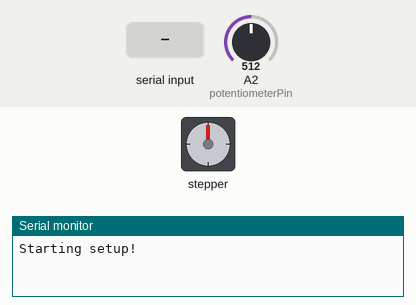
This sketch was run on a simulated Arduino Uno, built with avr-gcc and run on an emulated ATmega328P. Parts: stepper motor, the last lines printed to the serial monitor. The inputs (shaded band) are chosen by the test bench; at power-on: A2 (potentiometerPin) = 512. Stepper angles assume 200 steps per turn.

Above: at 1.2 s.
1.3 s: "g" received over Serial
At 2.46 s:
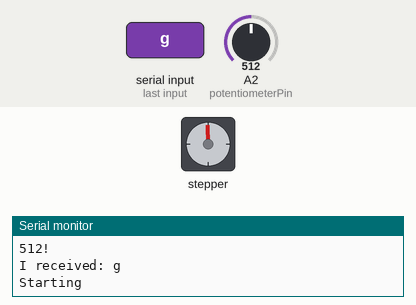
At 3.06 s:
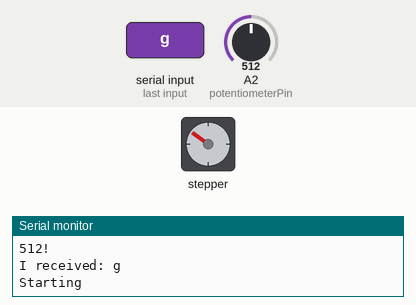
4.3 s: "r" received over Serial
7.3 s: "b" received over Serial
9.8 s: "f" received over Serial
At 11.4 s:
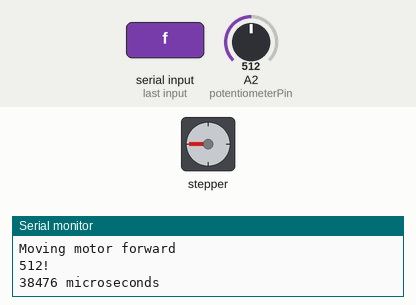
Timing chart, 0 to 12.9 s (numbered marks = the images above; inputs shaded):
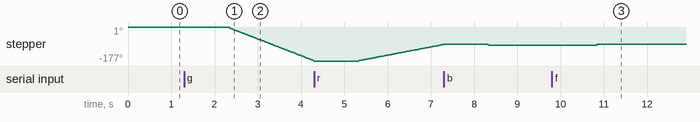

Measured:
- after the input at 1.3 s, stepper: keeps turning counter-clockwise at about 89°/s, starting after 1.0 s
- after the input at 9.8 s, stepper: goes -94° 0.03 s, then -90°, starting after 1.0 s

The sketch:

SerialBrushTest3.ino
```cpp
#include<Uduino.h>
Uduino uduino("myBrushArduino"); // Declare and name your object

#include <Wire.h>
#include <Adafruit_MotorShield.h>

int potentiometerPin = 2;
int potentiometerValue = 0;

// Create the motor shield object with the default I2C address
Adafruit_MotorShield AFMS = Adafruit_MotorShield();
// Connect a stepper motor with 200 steps per revolution (1.8 degree)
// to motor port #2 (M3 and M4)
Adafruit_StepperMotor *myMotor = AFMS.getStepper(200, 2);

int currentState = 0; //0 = not running, 1=running, 2=sweep complete, 3=return to start, 4 = return to start complete, 5 = released, 6 = stuck
int currentStrokeCounter = 0;
int motorSpeed = 20;
int stepsPerCycle = 10;
int incomingByte = 0;

//const int potArraySize = 6;
//int potArray[potArraySize] = new int[6];

const int sweepMax = 634;
const int sweepMin = 371;
const int sweepHoldPosition = 306;
const int strokesToDo = 20;
const int minimumDelay = 20; //in milliseconds
uint8_t sweepDirection = BACKWARD;

void setup()
{

  Serial.begin(9600);
    Serial.println("Starting setup!");
//  uduino.addCommand("resetBrush", resetBrush);
//  uduino.addCommand("brushSequence", brushSequence);
//  uduino.addCommand("stroke", stroke);
//  uduino.addCommand("strokeCycle", strokeCycle);
//  uduino.addCommand("releaseMotor", releaseMotor);
//  uduino.addCommand("setValues", setValues);
//
    AFMS.begin();  // create with the default frequency 1.6KHz
    myMotor->setSpeed(motorSpeed);
}

void loop()
{
    long time1 = micros();
    potentiometerValue = analogRead(potentiometerPin);
//  uduino.update();

//  if (uduino.isConnected()) {
//    Serial.print(potentiometerValue);
//    Serial.println("!");
//  }

  if (Serial.available() > 0)
  {
    Serial.print(potentiometerValue);
    Serial.println("!");

    String tempString = Serial.readString(); // read the incoming string:
    Serial.print("I received: ");
    Serial.println(tempString);

    if (tempString == "b")
    {
        currentState = 0;
        Serial.println("Moving motor backward");
        long time1 = micros();
        myMotor->step(5, BACKWARD, INTERLEAVE);
        long time2 = micros();
        long delta = time2 - time1;
        potentiometerValue = analogRead(potentiometerPin);
        Serial.print(potentiometerValue);
        Serial.println("!");
        Serial.print(delta);
        Serial.println(" microseconds");
    }
    if (tempString == "f")
    {
        currentState = 0;
        Serial.println("Moving motor forward");
        long time1 = micros();
        myMotor->step(5, FORWARD, INTERLEAVE);
        long time2 = micros();
        long delta = time2 - time1;
        potentiometerValue = analogRead(potentiometerPin);
        Serial.print(potentiometerValue);
        Serial.println("!");
        Serial.print(delta);
        Serial.println(" microseconds");
    }
    if (tempString == "s")
    {
        Serial.println("Stopping");
        currentState = 0;
    }
    if (tempString == "g")
    {
        Serial.println("Starting");
        brushSequence ();
    }
    if (tempString == "r")
    {
        Serial.println("Returning");
        returnToStart ();
    }
    if (tempString == "c")
    {
        Serial.println("Releasing");
        releaseMotor ();
    }

  }


  if (currentState == 1)
  {
      progressStepper();
  }
  if (currentState == 3)
  {
      progressToStart();
  }

  long time2 = micros();
  long deltaMilliseconds =  (time2 - time1)/1000; //delta in milliseconds instead of microseconds


  if (deltaMilliseconds < minimumDelay)
  {
      unsigned long delayDiff = minimumDelay - deltaMilliseconds;
      delay(delayDiff);
  }

  // delay(10); // Delay of your choice or to match Unity's Read Timout
}

void progressStepper()
{
  if (sweepDirection == BACKWARD)
  {
    //if past max value, reverse direction
     if  (potentiometerValue > sweepMax)
     {
         currentStrokeCounter++;
         sweepDirection = FORWARD;
     }
  }
  else if (sweepDirection == FORWARD)
  {
    if (potentiometerValue < sweepMin)
    {
         currentStrokeCounter++;
         sweepDirection = BACKWARD;
    }
  }

  if (currentStrokeCounter >= strokesToDo)
  {
    currentState = 2;
  }
  else
  {
    myMotor->step(2, sweepDirection, INTERLEAVE);
  }

}

void progressToStart()
{
    if (potentiometerValue > sweepHoldPosition)
    {
        myMotor->step(1, FORWARD, INTERLEAVE);
    }
    else
    {
      currentState = 4;
    }
}

void returnToStart ()
{
    currentState = 3;
}

// goes to brushSequenceState
void brushSequence () {
 currentState = 1;
 currentStrokeCounter = 0;
 sweepDirection = BACKWARD;
}

// releases the motor so it stops generating heat
void releaseMotor () {
  currentState = 5;
   myMotor->release();
   if (uduino.isConnected()) {
    Serial.println("Stepper motor released!");
  }
}
```
